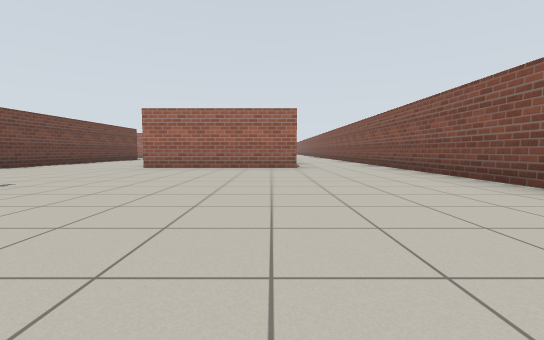
View 1 (above)

24 first-person views from a walk through a robot-simulator world made for Gazebo. The camera is 0.72 m above the floor, tilts 4° down and sees 90° across. The floor is counted in squares, 2 m on a side. Each view is taken from the middle of a square. On the plan, view 1 faces up. The plan holds only what a view shows up to about 9 squares ahead; the rest is blank.

View 2
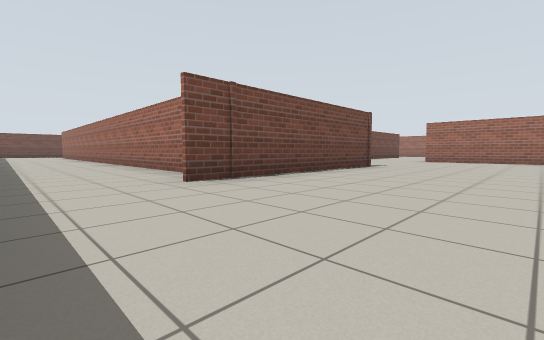

View 3
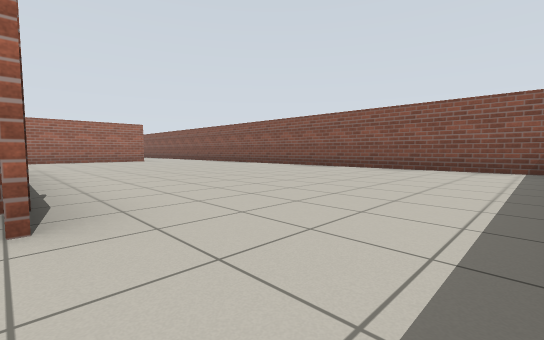

View 4
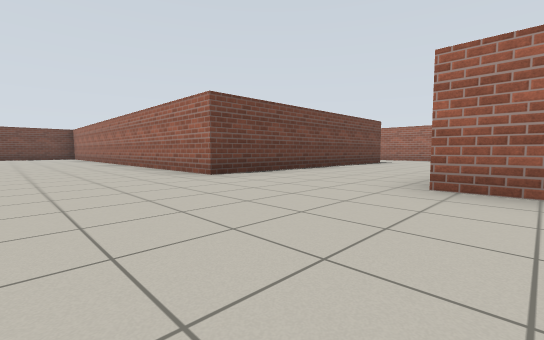

View 5
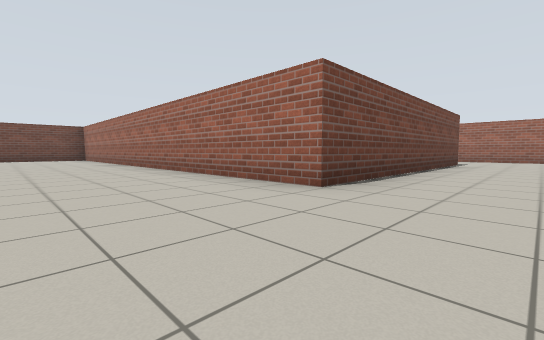

View 6
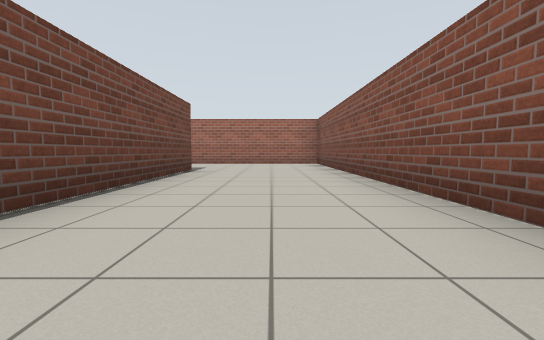

View 7
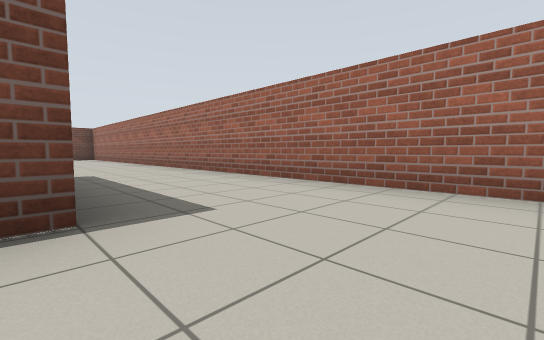

View 8
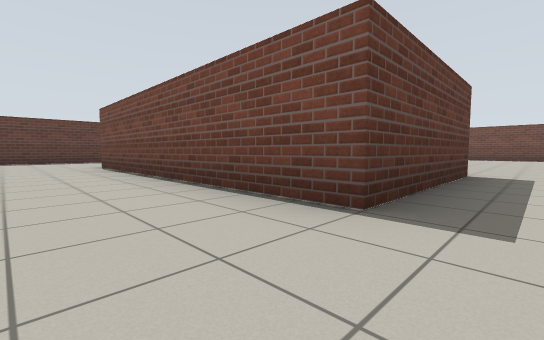

View 9
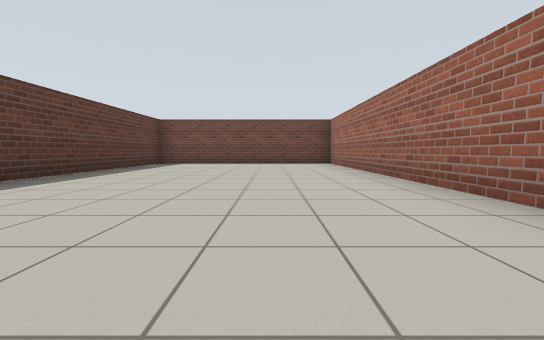

View 10
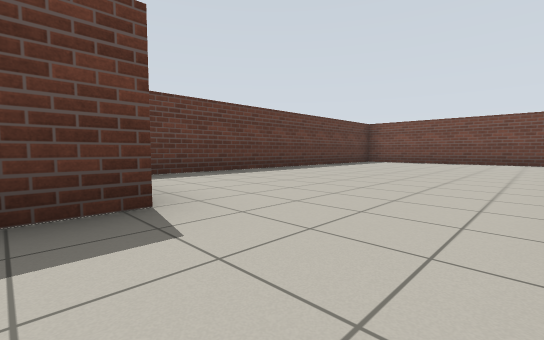

View 11
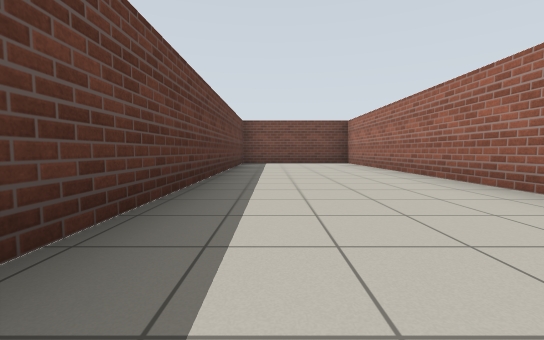

View 12
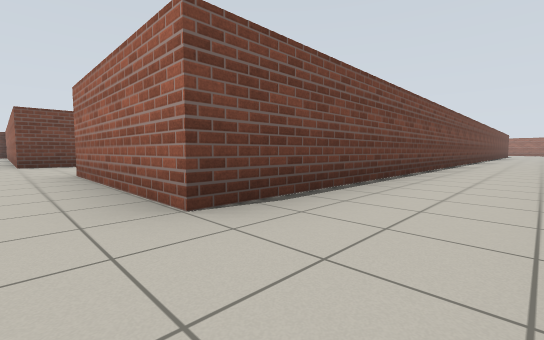

View 13
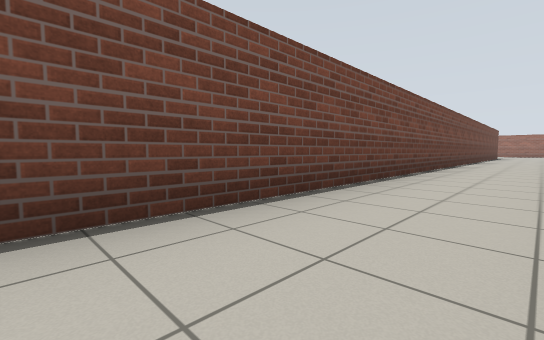

View 14
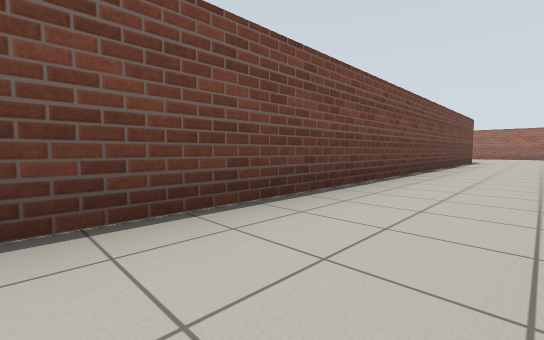

View 15
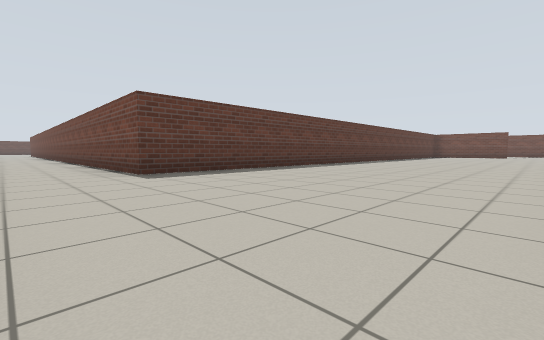

View 16
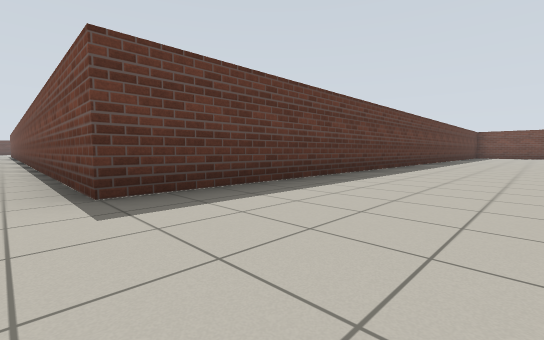

View 17
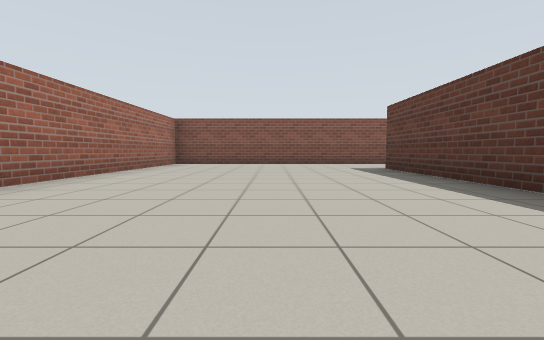

View 18
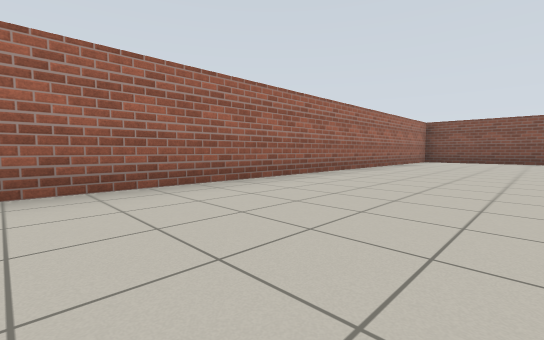

View 19
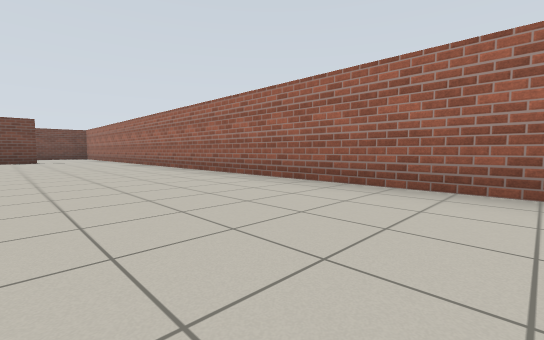

View 20
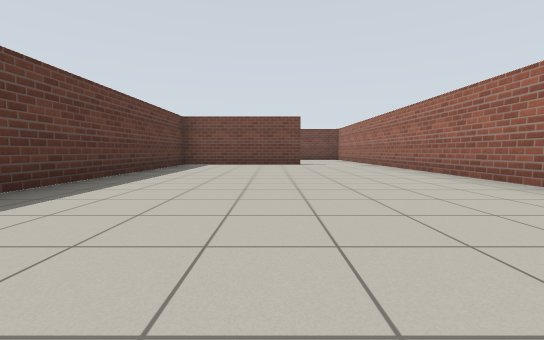

View 21
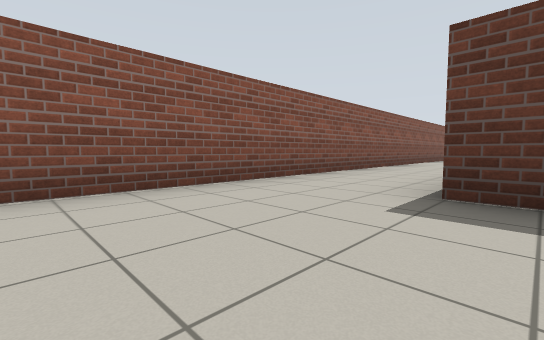

View 22
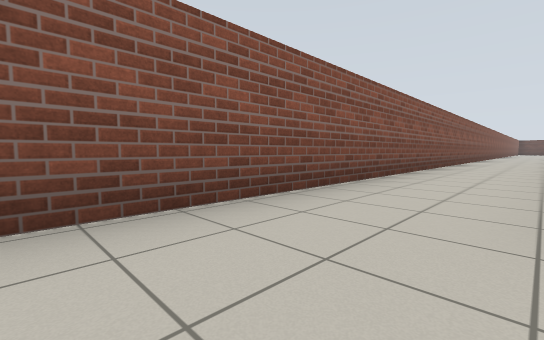

View 23
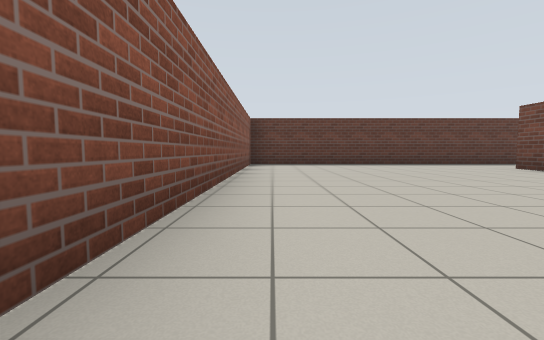

View 24
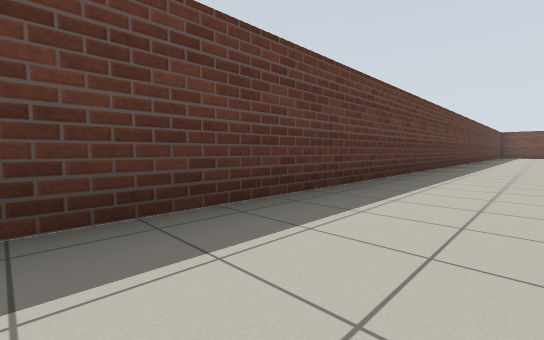

### Floor plan
Ten units are one square. View 1 is at (0, 0); x grows to the right and y downward. Boxes are objects, and circles mark ways between rooms. Rooms are numbered by the first view taken in them; rooms with no view inside come last. Other rooms are left out.
<svg viewBox="-173 -312 204 362">
<path fill="none" stroke="#000" d="M-64 -21 -40 -21M-29 -24 -29 25M-27 -72 -27 -137 -106 -137M-29 19 -108 19M5 -58 -27 -58M-87 -112 -55 -112 -55 -52 -161 -52 -161 -21 -87 -21M-132 45 26 45 26 -55M-152 -288 -152 -257 5 -257 5 -58M26 -157 26 -307 -155 -307M26 -55 26 -90M-106 -137 -168 -137 -168 -88 -95 -88"/>
<circle cx="20" cy="-60" r="3" fill="#2a7"/>
<circle cx="-95" cy="-125" r="3" fill="#2a7"/>
<text x="-50" y="-30">1</text>
<text x="-40" y="-270">2</text>
<text x="-130" y="-110">3</text>
</svg>
Room 1 opens to room 2. Room 1 opens to room 3.

Where each view was taken, in squares from view 1:
view 1: 0 up, 0 right, facing up
view 2: 4 down, 0 right, facing up-left
view 3: 4 down, 3 left, facing up-right
view 4: 3 up, 2 left, facing up-left
view 5: 3 up, 4 left, facing up-left
view 6: 6 up, 4 left, facing up
view 7: 11 up, 4 left, facing up-left
view 8: 12 up, 4 left, facing down-left
view 9: 12 up, 9 left, facing left
view 10: 13 up, 8 left, facing down-left
view 11: 3 up, 8 left, facing left
view 12: 5 up, 2 right, facing up-left
view 13: 10 up, 2 right, facing up-left
view 14: 16 up, 2 right, facing up-left
view 15: 30 up, 2 right, facing down-left
view 16: 28 up, 1 right, facing down-left
view 17: 28 up, 5 left, facing right
view 18: 28 up, 7 left, facing up-right
view 19: 28 up, 5 left, facing up-left
view 20: 28 up, 8 left, facing left
view 21: 28 up, 0 right, facing down-right
view 22: 27 up, 1 right, facing down-right
view 23: 3 up, 2 right, facing down
view 24: 3 down, 2 left, facing down-left
